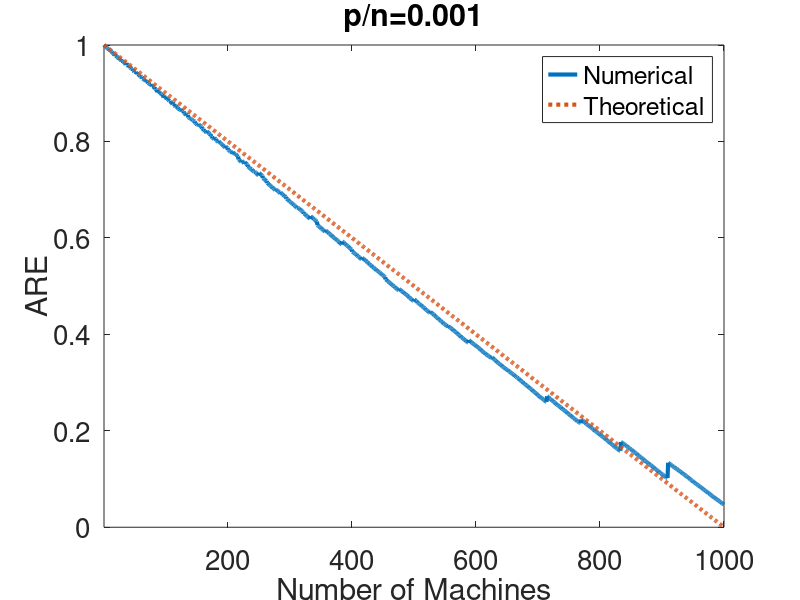
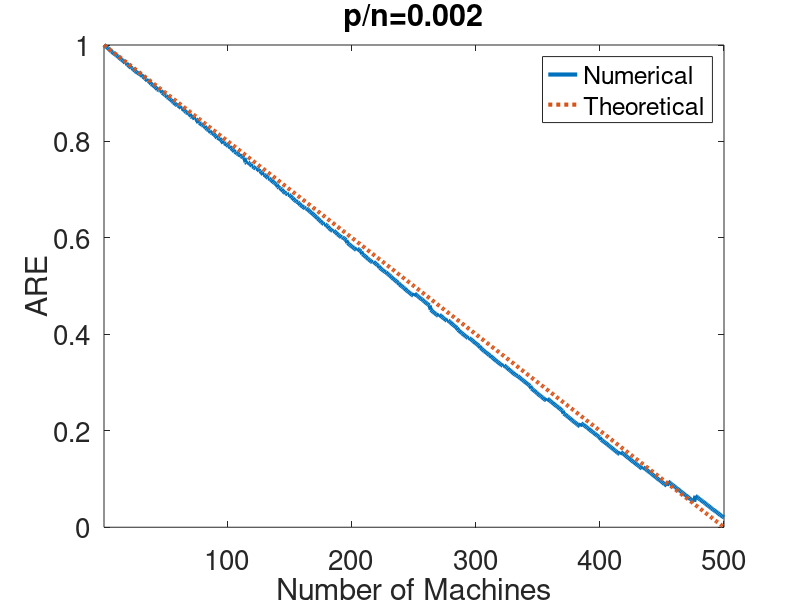
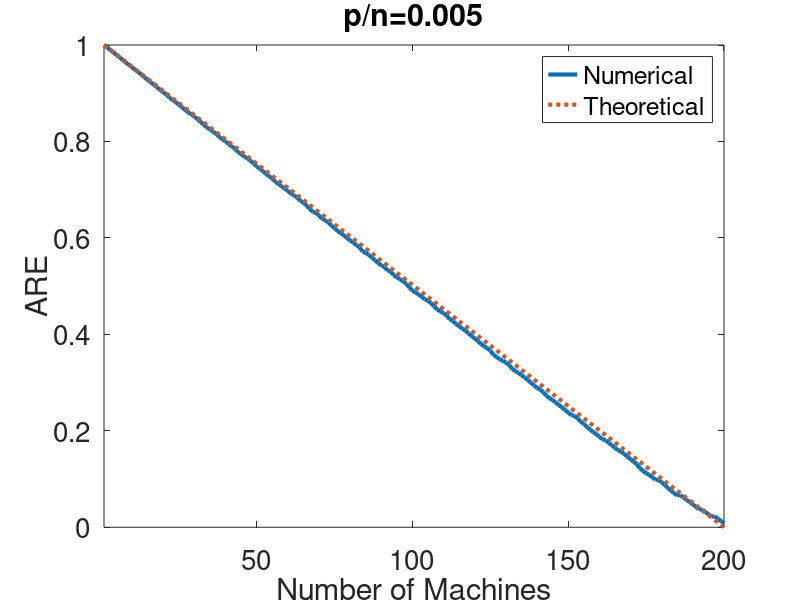
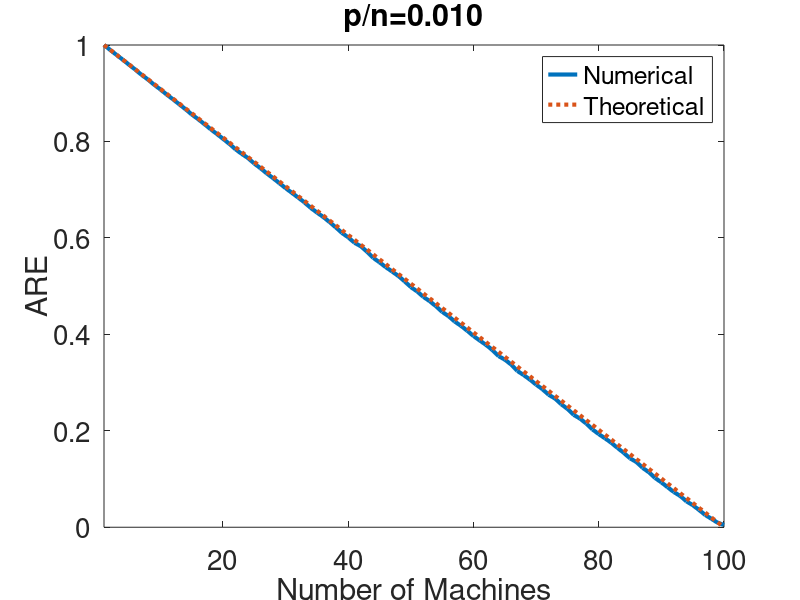

MATLAB code for these plots, in order:
%Experiments of ARE for MP models, equally distributed case.
cd('C:\Dropbox\Projects\Distributed\Experiments\ARE for Marchenko-Pastur models')
%%
n = 10000;
p_arr = [10,20,50,100];
L = length(p_arr);
for l=1:length(p_arr)
    
p = p_arr(l);
gamma = p/n;

%create a test covariance matrix
rng(2);
savefigs=1;    closefigs=1;
v = rand(p,1)+1;
Sigma = diag(v);
%Y = normrnd(10,10,[p,p]);
%Sigma = Y'*Y+100*eye(p);

%generate a random matrix with prescribed covariance matrix
X = normrnd(0,1,[n,p])*sqrtm(Sigma);

%intialize ARE for each number of machine
ARE1 = zeros(1,1/gamma);

ARE1(1)=1;
for i = 2:1/gamma
    t = 1/trace(inv((X(1:floor(n/i),:))'*X(1:floor(n/i),:)));
    for j = 1:i-2
        X_j = X(j*floor(n/i)+1:(j+1)*floor(n/i),:);
        t = t+1/trace(inv(X_j'*X_j));
    end
    t = t+1/trace(inv((X((i-1)*floor(n/i)+1:n,:))'*X((i-1)*floor(n/i)+1:n,:)));
    ARE1(i)=trace(inv(X'*X))*t;
end

m = 1:1:1/gamma;
plot(m,ARE1,'LineWidth',3)
hold on 
ARE2 = (1/gamma-m)/(1/gamma-1);
plot(m,ARE2,':','LineWidth',3)
hold off
xlabel('Number of Machines');
ylabel('ARE');
xlim([min(m),max(m)]);
set(gca,'fontsize',20)
legend('Numerical','Theoretical');
str = sprintf( 'p/n=%.3f',p/n);
title(str);

  if savefigs==1
        filename = ...
            sprintf( './MP-Equally-distributed-diagonal-covariance-n=%d-p=%d-gamma=%.3f.png',...
            n,p,gamma);
        saveas(gcf, filename,'png');
        fprintf(['Saved Results to ' filename '\n']);
        if closefigs==1
            close(gcf)
        end
  end
end
